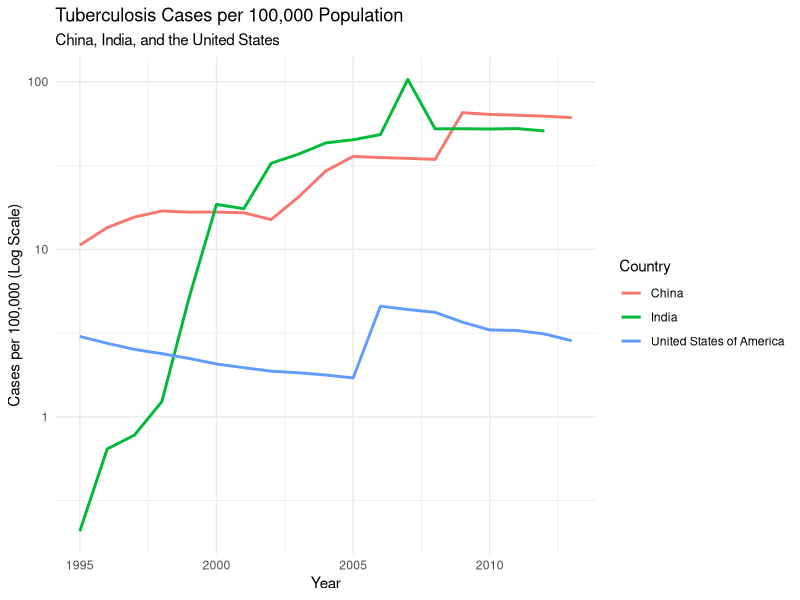
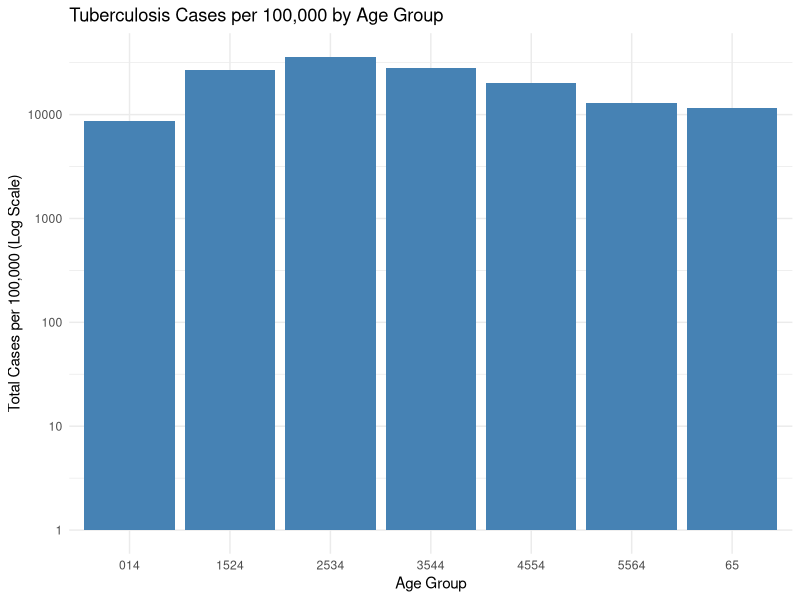
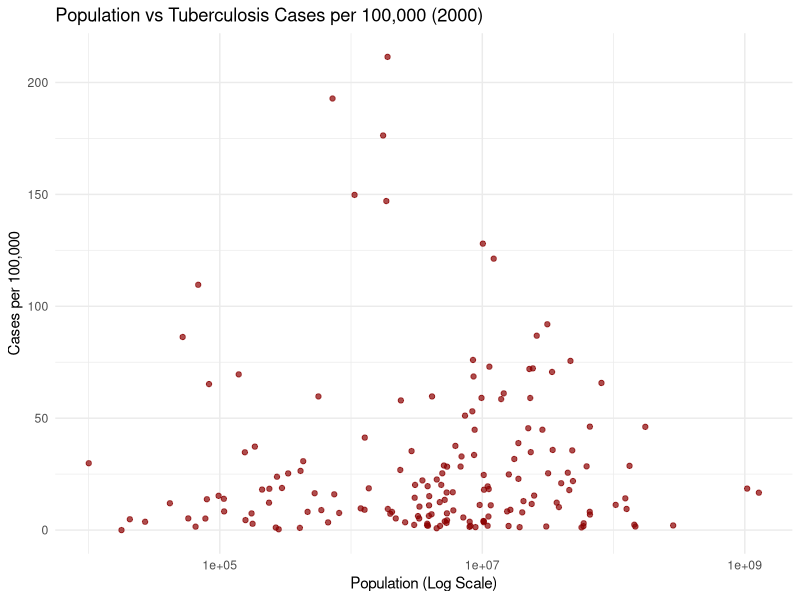

The R script that drew these images, in order:
## ---- chunk 1
library(tidyverse)
library(dplyr)
library(tidyr)
library(ggplot2)
library(readr)
library(stringr)
library(knitr)
## ---- chunk 2
data("who", package = "tidyr")
data("population", package = "tidyr")

head(who)
head(population)

glimpse(who)
glimpse(population)
## ---- chunk 3
class(who)
class(population)
## ---- chunk 4
dim(who)

nrow(who)
ncol(who)

dim(population)

nrow(population)
ncol(population)
## ---- chunk 5
glimpse(population)

summary(population)

population2 <- population %>%
  mutate(
    year = as.integer(year),
    population = as.numeric(population)
  )

glimpse(population2)
## ---- chunk 6
names(who)
## ---- chunk 7
who2 <- who %>%
  pivot_longer(
    cols = starts_with("new"),
    names_to = "key",
    values_to = "cases"
  )

glimpse(who2)
## ---- chunk 8
who3 <- who2 %>%
  separate(
    key,
    into = c("new", "type", "sexage"),
    sep = "_",
    fill = "right"
  ) %>%
  mutate(
    sexage = if_else(is.na(sexage), type, sexage),
    type = if_else(new == "newrel", "rel", type)
  ) %>%
  select(-new)

glimpse(who3)
## ---- chunk 9
who_tidy <- who3 %>%
  separate(
    sexage,
    into = c("sex", "age"),
    sep = 1
  )

glimpse(who_tidy)
## ---- chunk 10
names(population2)
## ---- chunk 11
population3 <- population2

glimpse(population3)
## ---- chunk 12
population_tidy <- population3 %>%
  mutate(
    population = as.numeric(population)
  )

glimpse(population_tidy)
## ---- chunk 13
intersect(names(who_tidy), names(population_tidy))
## ---- chunk 14
tuberculosis <- who_tidy %>%
  left_join(population_tidy, by = c("country", "year"))

glimpse(tuberculosis)
## ---- chunk 15
tuberculosis <- tuberculosis %>%
  select(country, year, type, sex, age, cases, population)

glimpse(tuberculosis)
## ---- chunk 16
tuberculosis <- tuberculosis %>%
  drop_na()

glimpse(tuberculosis)
## ---- chunk 17
tuberculosis
## ---- chunk 18
us_cases <- tuberculosis %>%
  filter(
    country == "United States of America",
    year >= 2000
  ) %>%
  group_by(sex) %>%
  summarise(
    total_cases = sum(cases),
    .groups = "drop"
  )

us_cases
## ---- chunk 19
tuberculosis <- tuberculosis %>%
  mutate(
    cases_per_100k = (cases / population) * 100000
  )

glimpse(tuberculosis)
## ---- chunk 20
tuberculosis %>%
  arrange(desc(cases_per_100k)) %>%
  select(country, year, cases_per_100k) %>%
  slice(1)
## ---- chunk 21
tuberculosis %>%
  arrange(cases_per_100k) %>%
  select(country, year, cases_per_100k) %>%
  slice(1)
## ---- chunk 22
tb_trend <- tuberculosis %>%
  filter(country %in% c("China", "India", "United States of America")) %>%
  group_by(country, year) %>%
  summarise(
    total_cases_per_100k = sum(cases_per_100k),
    .groups = "drop"
  )

ggplot(tb_trend,
       aes(x = year,
           y = total_cases_per_100k,
           color = country)) +
  geom_line(linewidth = 1) +
  scale_y_log10() +
  labs(
    title = "Tuberculosis Cases per 100,000 Population",
    subtitle = "China, India, and the United States",
    x = "Year",
    y = "Cases per 100,000 (Log Scale)",
    color = "Country"
  ) +
  theme_minimal()
## ---- chunk 23
age_cases <- tuberculosis %>%
  group_by(age) %>%
  summarise(
    total_cases_per_100k = sum(cases_per_100k),
    .groups = "drop"
  )

ggplot(age_cases,
       aes(x = age,
           y = total_cases_per_100k)) +
  geom_col(fill = "steelblue") +
  scale_y_log10() +
  labs(
    title = "Tuberculosis Cases per 100,000 by Age Group",
    x = "Age Group",
    y = "Total Cases per 100,000 (Log Scale)"
  ) +
  theme_minimal()
## ---- chunk 24
tb_2000 <- tuberculosis %>%
  filter(year == 2000) %>%
  group_by(country, population) %>%
  summarise(
    total_cases_per_100k = sum(cases_per_100k),
    .groups = "drop"
  )

ggplot(tb_2000,
       aes(x = population,
           y = total_cases_per_100k)) +
  geom_point(alpha = 0.7, color = "darkred") +
  scale_x_log10() +
  labs(
    title = "Population vs Tuberculosis Cases per 100,000 (2000)",
    x = "Population (Log Scale)",
    y = "Cases per 100,000"
  ) +
  theme_minimal()
